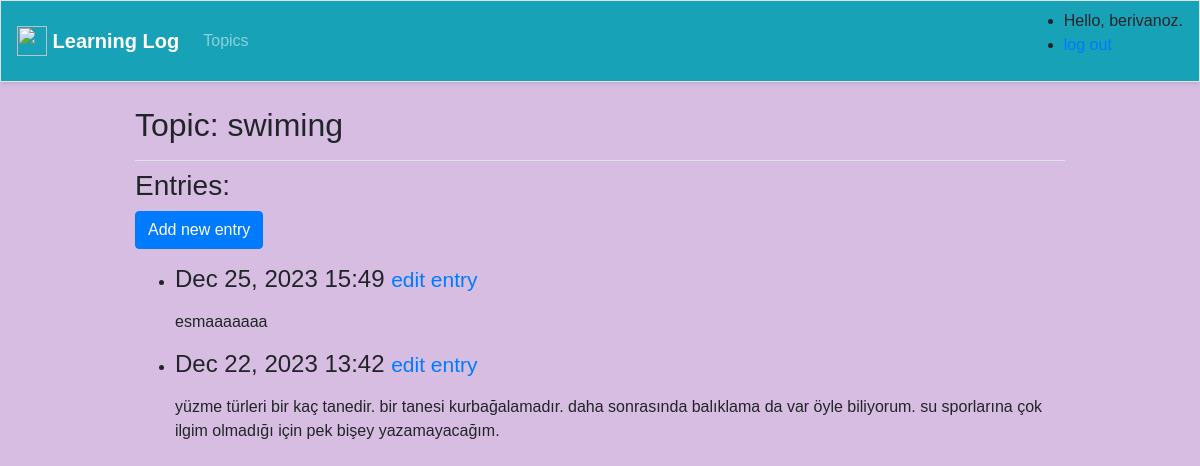
Page /topics/2/ (signed in) on the earlier database version.
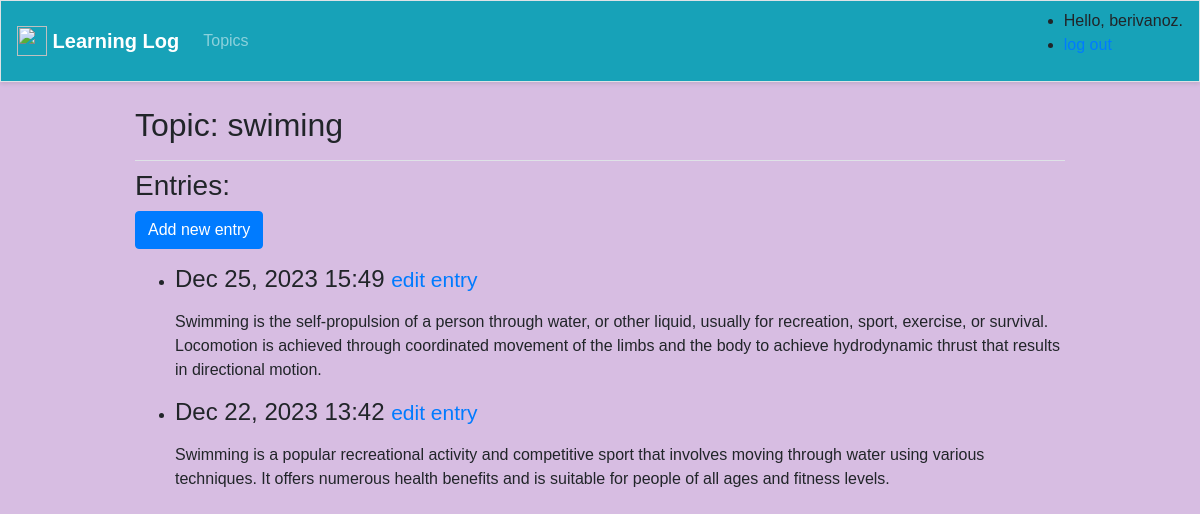
Same page on the later database version.
### learning_logs/models.py (models this page shows, shortened)
class Entry(models.Model):
    topic=models.ForeignKey(Topic, on_delete=models.CASCADE)
    text=models.TextField()
    date_added = models.DateTimeField(auto_now_add=True) # Entry nin oluşturulduğu zaman
    class Meta:
        verbose_name_plural = 'entries'

### learning_logs/views.py (the view)
# urls.py: path('topics/<int:topic_id>/', views.topic, name='topic'),
def topic(request, topic_id):
    topic = Topic.objects.get(id=topic_id)
    entries = topic.entry_set.order_by('-date_added')
    context = {'topic': topic, 'entries': entries}
    return render(request, 'Learning_logs/topic.html', context)

### learning_logs/models.py (called while the page is built)
    def __str__(self):
        return self.text

### learning_logs/templates/learning_logs/topic.html
{% extends 'learning_logs/base.html' %}
{% block page_header %}
        <h2>Topic: {{ topic }}</h2>
{% endblock page_header %}
{% block content %}
    <h3>Entries:</h3>
    <p>
        <a href="{% url 'learning_logs:new_entry' topic.id %}" class="btn btn-primary">
            Add new entry</a>
    </p>
    <ul>
        {% for entry in entries %}
           <li>
               <h4>{{ entry.date_added | date:'M d, Y H:i' }}
                   <small><a href="{% url 'learning_logs:edit_entry' entry.id %}">edit entry</a></small>
               </h4>
               <p>{{ entry.text | linebreaks }}</p>
           </li>
        {% empty %}
           <li>There are no entries for this topic yet.</li>
        {% endfor %}
    </ul>
{% endblock content %}

Differences in the rows shown:
changed Entry: text "esmaaaaaaa" → "Swimming is the self-propulsion of a person through water, or other liquid, usually for recreation, sport, exercise, or survival. Locomotion is achieved through coordinated movement of the limbs and the body to achieve hydrodynamic thrust that results in directional motion."
changed Entry: text "yüzme türleri bir kaç tanedir. bir tanesi kurbağalamadır. daha sonrasında balıklama da var öyle biliyorum. su sporlarına çok ilgim olmadığı için pek bişey yazamayacağım." → "Swimming is a popular recreational activity and competitive sport that involves moving through water using various techniques. It offers numerous health benefits and is suitable for people of all ages and fitness levels."
